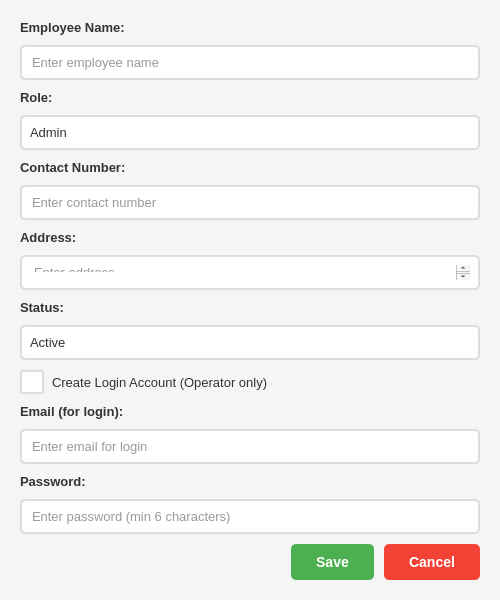
<?xml version="1.0" encoding="UTF-8"?>
<ui version="4.0">
 <class>EmployeeDialog</class>
 <widget class="QDialog" name="EmployeeDialog">
  <property name="geometry">
   <rect>
    <x>0</x>
    <y>0</y>
    <width>500</width>
    <height>600</height>
   </rect>
  </property>
  <property name="minimumSize">
   <size>
    <width>500</width>
    <height>600</height>
   </size>
  </property>
  <property name="maximumSize">
   <size>
    <width>500</width>
    <height>600</height>
   </size>
  </property>
  <property name="windowTitle">
   <string>Employee Details</string>
  </property>
  <property name="styleSheet">
   <string notr="true">QDialog {
    background-color: #f5f5f5;
}

QLabel {
    font-size: 13px;
    color: #333;
    font-weight: bold;
}

QLineEdit, QTextEdit, QSpinBox, QDoubleSpinBox {
    padding: 8px;
    border: 2px solid #ddd;
    border-radius: 5px;
    font-size: 13px;
    background-color: white;
    color: #333;
}

QLineEdit:focus, QTextEdit:focus, QSpinBox:focus, QDoubleSpinBox:focus {
    border: 2px solid #2196F3;
}

QComboBox {
    padding: 8px;
    border: 2px solid #ddd;
    border-radius: 5px;
    font-size: 13px;
    background-color: white;
    color: #333;
}

QComboBox:focus {
    border: 2px solid #2196F3;
}

QComboBox::drop-down {
    border: none;
    width: 30px;
}

QComboBox::down-arrow {
    image: none;
    border-left: 5px solid transparent;
    border-right: 5px solid transparent;
    border-top: 5px solid #333;
    margin-right: 10px;
}

QComboBox QAbstractItemView {
    background-color: white;
    color: #333;
    selection-background-color: #2196F3;
    selection-color: white;
    border: 1px solid #ddd;
}

QDateEdit, QDateTimeEdit {
    padding: 8px;
    border: 2px solid #ddd;
    border-radius: 5px;
    font-size: 13px;
    background-color: white;
    color: #333;
}

QDateEdit:focus, QDateTimeEdit:focus {
    border: 2px solid #2196F3;
}

QDateEdit::drop-down, QDateTimeEdit::drop-down {
    border: none;
    width: 30px;
}

QDateEdit::down-arrow, QDateTimeEdit::down-arrow {
    image: none;
    border-left: 5px solid transparent;
    border-right: 5px solid transparent;
    border-top: 5px solid #333;
    margin-right: 10px;
}

QDateEdit QAbstractItemView, QDateTimeEdit QAbstractItemView {
    background-color: white;
    color: #333;
    selection-background-color: #2196F3;
    selection-color: white;
}

QCheckBox {
    font-size: 13px;
    color: #333;
    spacing: 8px;
}

QCheckBox::indicator {
    width: 20px;
    height: 20px;
    border: 2px solid #ddd;
    border-radius: 3px;
    background-color: white;
}

QCheckBox::indicator:checked {
    background-color: #2196F3;
    border-color: #2196F3;
    image: none;
}

QCheckBox::indicator:checked:after {
    content: "✓";
    color: white;
    font-size: 16px;
    font-weight: bold;
}

QPushButton#btnSave {
    background-color: #4CAF50;
    color: white;
    padding: 10px 25px;
    border: none;
    border-radius: 5px;
    font-size: 14px;
    font-weight: bold;
}

QPushButton#btnSave:hover {
    background-color: #45a049;
}

QPushButton#btnCancel {
    background-color: #f44336;
    color: white;
    padding: 10px 25px;
    border: none;
    border-radius: 5px;
    font-size: 14px;
    font-weight: bold;
}

QPushButton#btnCancel:hover {
    background-color: #da190b;
}</string>
  </property>
  <layout class="QVBoxLayout" name="verticalLayout">
   <property name="spacing">
    <number>10</number>
   </property>
   <property name="leftMargin">
    <number>20</number>
   </property>
   <property name="topMargin">
    <number>20</number>
   </property>
   <property name="rightMargin">
    <number>20</number>
   </property>
   <property name="bottomMargin">
    <number>20</number>
   </property>
   <item>
    <widget class="QLabel" name="label">
     <property name="text">
      <string>Employee Name:</string>
     </property>
    </widget>
   </item>
   <item>
    <widget class="QLineEdit" name="txtName">
     <property name="placeholderText">
      <string>Enter employee name</string>
     </property>
    </widget>
   </item>
   <item>
    <widget class="QLabel" name="label_2">
     <property name="text">
      <string>Role:</string>
     </property>
    </widget>
   </item>
   <item>
    <widget class="QComboBox" name="cmbRole">
     <item>
      <property name="text">
       <string>Admin</string>
      </property>
     </item>
     <item>
      <property name="text">
       <string>Operator</string>
      </property>
     </item>
    </widget>
   </item>
   <item>
    <widget class="QLabel" name="label_3">
     <property name="text">
      <string>Contact Number:</string>
     </property>
    </widget>
   </item>
   <item>
    <widget class="QLineEdit" name="txtContact">
     <property name="placeholderText">
      <string>Enter contact number</string>
     </property>
    </widget>
   </item>
   <item>
    <widget class="QLabel" name="label_4">
     <property name="text">
      <string>Address:</string>
     </property>
    </widget>
   </item>
   <item>
    <widget class="QTextEdit" name="txtAddress">
     <property name="maximumSize">
      <size>
       <width>16777215</width>
       <height>80</height>
      </size>
     </property>
     <property name="placeholderText">
      <string>Enter address</string>
     </property>
    </widget>
   </item>
   <item>
    <widget class="QLabel" name="label_5">
     <property name="text">
      <string>Status:</string>
     </property>
    </widget>
   </item>
   <item>
    <widget class="QComboBox" name="cmbStatus">
     <item>
      <property name="text">
       <string>Active</string>
      </property>
     </item>
     <item>
      <property name="text">
       <string>Blocked</string>
      </property>
     </item>
    </widget>
   </item>
   <item>
    <widget class="QCheckBox" name="chkHasLogin">
     <property name="text">
      <string>Create Login Account (Operator only)</string>
     </property>
    </widget>
   </item>
   <item>
    <widget class="QLabel" name="label_6">
     <property name="text">
      <string>Email (for login):</string>
     </property>
    </widget>
   </item>
   <item>
    <widget class="QLineEdit" name="txtEmail">
     <property name="placeholderText">
      <string>Enter email for login</string>
     </property>
    </widget>
   </item>
   <item>
    <widget class="QLabel" name="label_7">
     <property name="text">
      <string>Password:</string>
     </property>
    </widget>
   </item>
   <item>
    <widget class="QLineEdit" name="txtPassword">
     <property name="echoMode">
      <enum>QLineEdit::Password</enum>
     </property>
     <property name="placeholderText">
      <string>Enter password (min 6 characters)</string>
     </property>
    </widget>
   </item>
   <item>
    <spacer name="verticalSpacer">
     <property name="orientation">
      <enum>Qt::Vertical</enum>
     </property>
     <property name="sizeHint" stdset="0">
      <size>
       <width>20</width>
       <height>40</height>
      </size>
     </property>
    </spacer>
   </item>
   <item>
    <layout class="QHBoxLayout" name="horizontalLayout">
     <item>
      <spacer name="horizontalSpacer">
       <property name="orientation">
        <enum>Qt::Horizontal</enum>
       </property>
       <property name="sizeHint" stdset="0">
        <size>
         <width>40</width>
         <height>20</height>
        </size>
       </property>
      </spacer>
     </item>
     <item>
      <widget class="QPushButton" name="btnSave">
       <property name="text">
        <string>Save</string>
       </property>
      </widget>
     </item>
     <item>
      <widget class="QPushButton" name="btnCancel">
       <property name="text">
        <string>Cancel</string>
       </property>
      </widget>
     </item>
    </layout>
   </item>
  </layout>
 </widget>
 <resources/>
 <connections/>
</ui>
